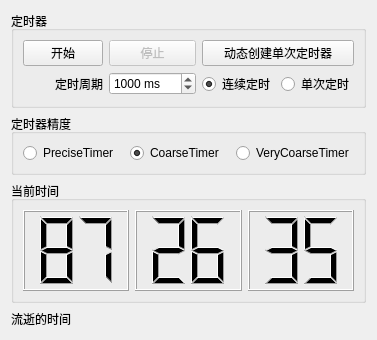
<?xml version="1.0" encoding="UTF-8"?>
<ui version="4.0">
 <class>Widget</class>
 <widget class="QWidget" name="Widget">
  <property name="geometry">
   <rect>
    <x>0</x>
    <y>0</y>
    <width>367</width>
    <height>340</height>
   </rect>
  </property>
  <property name="windowTitle">
   <string>Widget</string>
  </property>
  <layout class="QVBoxLayout" name="verticalLayout">
   <item>
    <widget class="QGroupBox" name="groupBox">
     <property name="sizePolicy">
      <sizepolicy hsizetype="Preferred" vsizetype="Fixed">
       <horstretch>0</horstretch>
       <verstretch>0</verstretch>
      </sizepolicy>
     </property>
     <property name="title">
      <string>定时器</string>
     </property>
     <layout class="QGridLayout" name="gridLayout">
      <item row="0" column="0">
       <widget class="QPushButton" name="pbnStart">
        <property name="text">
         <string>开始</string>
        </property>
       </widget>
      </item>
      <item row="0" column="1">
       <widget class="QPushButton" name="pbnStop">
        <property name="enabled">
         <bool>false</bool>
        </property>
        <property name="text">
         <string>停止</string>
        </property>
       </widget>
      </item>
      <item row="0" column="2" colspan="2">
       <widget class="QPushButton" name="pbnDynamicTimer">
        <property name="text">
         <string>动态创建单次定时器</string>
        </property>
       </widget>
      </item>
      <item row="1" column="0">
       <widget class="QLabel" name="label">
        <property name="text">
         <string>定时周期</string>
        </property>
        <property name="alignment">
         <set>Qt::AlignRight|Qt::AlignTrailing|Qt::AlignVCenter</set>
        </property>
       </widget>
      </item>
      <item row="1" column="1">
       <widget class="QSpinBox" name="sbxMilliSecond">
        <property name="suffix">
         <string> ms</string>
        </property>
        <property name="maximum">
         <number>999999</number>
        </property>
        <property name="value">
         <number>1000</number>
        </property>
       </widget>
      </item>
      <item row="1" column="2">
       <widget class="QRadioButton" name="rbnContinuousTimer">
        <property name="text">
         <string>连续定时</string>
        </property>
        <property name="checked">
         <bool>true</bool>
        </property>
       </widget>
      </item>
      <item row="1" column="3">
       <widget class="QRadioButton" name="rbnSingleTimer">
        <property name="text">
         <string>单次定时</string>
        </property>
       </widget>
      </item>
     </layout>
    </widget>
   </item>
   <item>
    <widget class="QGroupBox" name="groupBox_2">
     <property name="sizePolicy">
      <sizepolicy hsizetype="Preferred" vsizetype="Fixed">
       <horstretch>0</horstretch>
       <verstretch>0</verstretch>
      </sizepolicy>
     </property>
     <property name="title">
      <string>定时器精度</string>
     </property>
     <layout class="QHBoxLayout" name="horizontalLayout_2">
      <item>
       <widget class="QRadioButton" name="rbnPreciseTimer">
        <property name="text">
         <string>PreciseTimer</string>
        </property>
       </widget>
      </item>
      <item>
       <widget class="QRadioButton" name="rbnCoarseTimer">
        <property name="text">
         <string>CoarseTimer</string>
        </property>
        <property name="checked">
         <bool>true</bool>
        </property>
       </widget>
      </item>
      <item>
       <widget class="QRadioButton" name="rbnVeryCoarseTimer">
        <property name="text">
         <string>VeryCoarseTimer</string>
        </property>
       </widget>
      </item>
     </layout>
    </widget>
   </item>
   <item>
    <widget class="QGroupBox" name="groupBox_3">
     <property name="title">
      <string>当前时间</string>
     </property>
     <layout class="QHBoxLayout" name="horizontalLayout">
      <item>
       <widget class="QLCDNumber" name="lcdHour">
        <property name="font">
         <font>
          <pointsize>10</pointsize>
          <bold>false</bold>
         </font>
        </property>
        <property name="digitCount">
         <number>2</number>
        </property>
        <property name="intValue" stdset="0">
         <number>87</number>
        </property>
       </widget>
      </item>
      <item>
       <widget class="QLCDNumber" name="lcdMinute">
        <property name="smallDecimalPoint">
         <bool>false</bool>
        </property>
        <property name="digitCount">
         <number>2</number>
        </property>
        <property name="intValue" stdset="0">
         <number>26</number>
        </property>
       </widget>
      </item>
      <item>
       <widget class="QLCDNumber" name="lcdSecond">
        <property name="digitCount">
         <number>2</number>
        </property>
        <property name="intValue" stdset="0">
         <number>35</number>
        </property>
       </widget>
      </item>
     </layout>
    </widget>
   </item>
   <item>
    <widget class="QLabel" name="lblElapsedTime">
     <property name="maximumSize">
      <size>
       <width>16777215</width>
       <height>20</height>
      </size>
     </property>
     <property name="text">
      <string>流逝的时间</string>
     </property>
    </widget>
   </item>
  </layout>
 </widget>
 <resources/>
 <connections/>
</ui>
